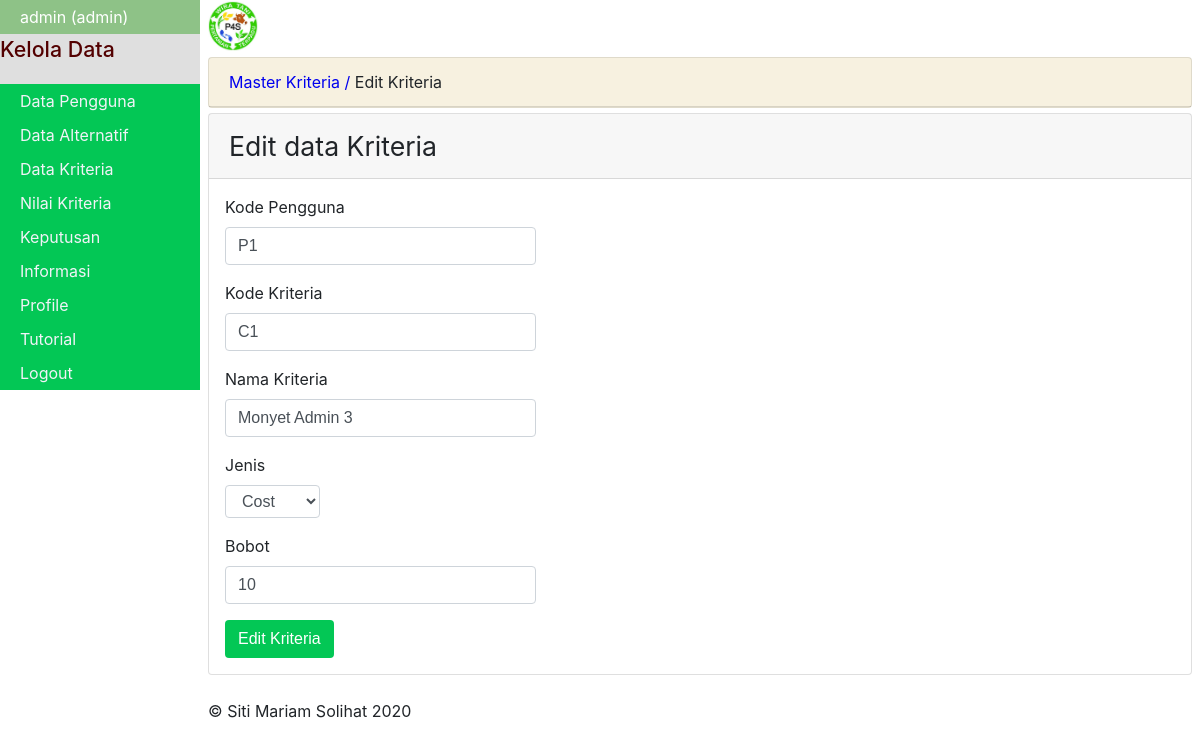
Screenshot of /pages/index.php?page=edit-kriteria&kd_kriteria=C1&kd_pengguna=P1 (signed in) with the database file from the repository.
### tables this page shows
CREATE TABLE `tb_kriteria` (
  `kd_kriteria` varchar(6) NOT NULL,
  `kd_pengguna` varchar(6) NOT NULL,
  `nm_kriteria` varchar(50) NOT NULL,
  `jenis` varchar(30) NOT NULL,
  `bobot` float NOT NULL,
  `waktu` datetime NOT NULL
);

### pages/index.php (called while the page is built, shortened)
<?php
require_once '../templates/header.php';
require_once '../init.php';
$halaman->pages();
?>
    <?php
    require_once '../templates/footer.php'
    ?>

### class/Config.php (called while the page is built, shortened)
<?php
class Config
{
    private $_host = "localhost";
    private $_username = "root";
    private $_password = "";
    private $_db = "spk_tomat";
    protected $conn;
    public function __construct()
    {
        if (!isset($this->conn)) {
            $this->conn = new mysqli($this->_host, $this->_username, $this->_password, $this->_db);
            return $this->conn;
        }
    }
}

### class/Kriteria.php (called while the page is built, shortened)
<?php
include_once 'Config.php';
class Kriteria extends Config
{
    private $_table = "tb_kriteria";
    public function edit_kriteria($kd, $kd_pengguna)
    {
        $query = "SELECT * FROM " . $this->_table . " WHERE kd_pengguna='$kd_pengguna' AND kd_kriteria='$kd'";
        $result = $this->conn->query($query);
        return $result;
    }
}

### pages/edit-kriteria.php (the view, shortened to what this page needs)
<?php
$kriteria = new Kriteria;
$kd_pengguna = $_SESSION['kd_pengguna'];
if (isset($_GET['kd_kriteria'])) {
    $kd = $_GET['kd_kriteria'];
}
?>
<div class="card" style="margin-bottom:5px; background-color: rgb(255, 249, 231);">
    <div class=" card-header">
        <a href=" ?page=master-kriteria">Master Kriteria /</a> <span>Edit Kriteria</span>
    </div>
</div>
<div class="card">
    <div class="card-header">
        <p>Edit data Kriteria</p>
    </div>
    <div class="main-form">
        <?php
        $data = $kriteria->edit_kriteria($kd, $kd_pengguna);
        while ($row = $data->fetch_assoc()) :
        ?>
        <form action="" method="POST">
            <div class="form-group">
                <label for="kd_pengguna">Kode Pengguna</label>
                <input type="text" class="form-control" name="kd_pengguna" value="<?= $kd_pengguna; ?> " id="nama"
                    readonly>
            </div>
            <div class="form-group">
                <label for="kd_kriteria">Kode Kriteria</label>
                <input type="text" class="form-control" name="kd_kriteria" value="<?= $row['kd_kriteria']; ?>"
                    id="kd_kriteria">
            </div>
            <div class="form-group">
                <label for="nm_kriteria">Nama Kriteria</label>
                <input type="text" class="form-control" name="nm_kriteria" value="<?= $row['nm_kriteria']; ?>"
                    id="nm_kriteria" placeholder="Nama Kriteia">
            </div>
            <div class="form-group">
                <label for="jenis">Jenis</label>
                <select name="jenis" id="jenis" class="form-control" style="width: 10%">
                    <? if ($row['jenis'] === 'Benefit') {
                            echo "<option value='Benefit' selected>Benefit</option>";
                            echo "<option value='Cost'>Cost</option>";
                        } else if ($row['jenis'] === 'Cost') {
                            echo "<option value='Cost' selected>Cost</option>";
                        }
                        ?>
                </select>
            </div>
            <div class="form-group">
                <label for="bobot">Bobot</label>
                <input type="number" class="form-control" name="bobot" value="<?= $row['bobot']; ?>" id="bobot"
                    placeholder="Masukan bobot">
            </div>
            <button type="submit" name="submit" class="btn btn-submit">Edit Kriteria</button>
        </form>
        <?php endwhile ?>
    </div>
</div>

### assets/css/newstyle.css (style rules this page uses)
body { margin: 0; font-family: -apple-system, BlinkMacSystemFont, "Segoe UI", Roboto, "Helvetica Neue", Arial, sans-serif, "Apple Color Emoji", "Segoe UI Emoji", "Segoe UI Symbol"; font-size: 1rem; font-weight: 400; line-height: 1.5; color: #212529; background-color: #fff; }
.card { position: relative; display: -webkit-box; display: -ms-flexbox; display: flex; -webkit-box-orient: vertical; -webkit-box-direction: normal; -ms-flex-direction: column; flex-direction: column; min-width: 0; word-wrap: break-word; background-color: #fff; background-clip: border-box; border: 1px solid rgba(0, 0, 0, .125); border-radius: .25rem; }
.card-header { padding: .75rem 1.25rem; margin-bottom: 0; background-color: rgba(0, 0, 0, .03); border-bottom: 1px solid rgba(0, 0, 0, .125); }
.form-group { margin-bottom: 1rem; }
label { display: inline-block; margin-bottom: .5rem; }
.form-control { display: block; width: 30%; padding: .375rem .75rem; font-size: 1rem; line-height: 1.5; color: #495057; background-color: #fff; background-clip: padding-box; border: 1px solid #ced4da; border-radius: .25rem; transition: border-color .15s ease-in-out, box-shadow .15s ease-in-out; }
.main-form { padding: 1rem; display: block; }
.btn-submit { color: #fff; background-color: #03c755; border-color: #03c755; }
a { text-decoration: none; }
.btn { display: inline-block; font-weight: 400; text-align: center; white-space: nowrap; vertical-align: middle; -webkit-user-select: none; -moz-user-select: none; -ms-user-select: none; user-select: none; border: 1px solid transparent; padding: .375rem .75rem; font-size: 1rem; line-height: 1.5; border-radius: .25rem; transition: color .15s ease-in-out, background-color .15s ease-in-out, border-color .15s ease-in-out, box-shadow .15s ease-in-out; }
.card-header p { font-weight: 400; font-size: 20pt; padding: 0px; margin: 0px; }

### rows the page displays
tb_kriteria: kd_kriteria "C1", nm_kriteria "Monyet Admin 3", jenis "Cost", bobot "10"

### other values shown
$_SESSION["nama"] "admin"
